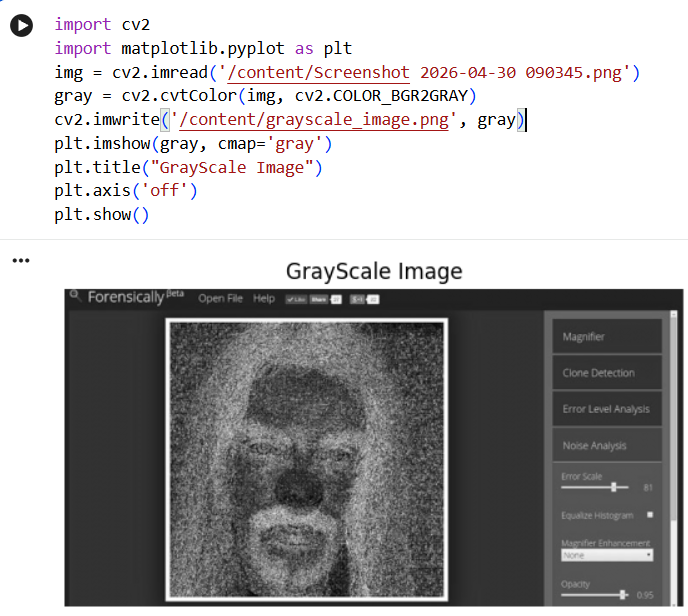
#> input picture exp1.png, 688 x 616 px
$ jupyter execute 'EXP 20.ipynb'
#> lines starting #> are read from the running program, lines starting #| are printed output that depends on the picture; after the words box and inside, x2 and y2 are one past the last pixel; in counts of white or black regions, pixels touching at a corner belong together
[cell 1]
import cv2
import numpy as np
import matplotlib.pyplot as plt
from google.colab import files

# Upload image
file = list(files.upload().keys())[0]
#> the answer given: exp1.png

# Read original color image
img = cv2.imread(file)
#> img is the input picture: shape (616, 688, 3); mean B, G, R 168.3, 168, 169

# Convert BGR to RGB
img_rgb = cv2.cvtColor(img, cv2.COLOR_BGR2RGB)

# Convert to grayscale
gray = cv2.cvtColor(img, cv2.COLOR_BGR2GRAY)
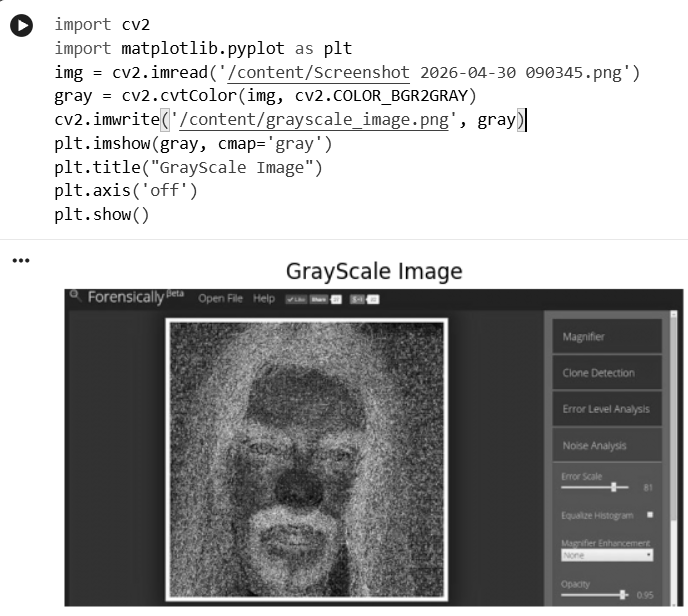
#> gray: shape (616, 688); min 0, max 255, mean 168.3

# Convert to binary image
_, binary = cv2.threshold(gray, 127, 255, cv2.THRESH_BINARY)
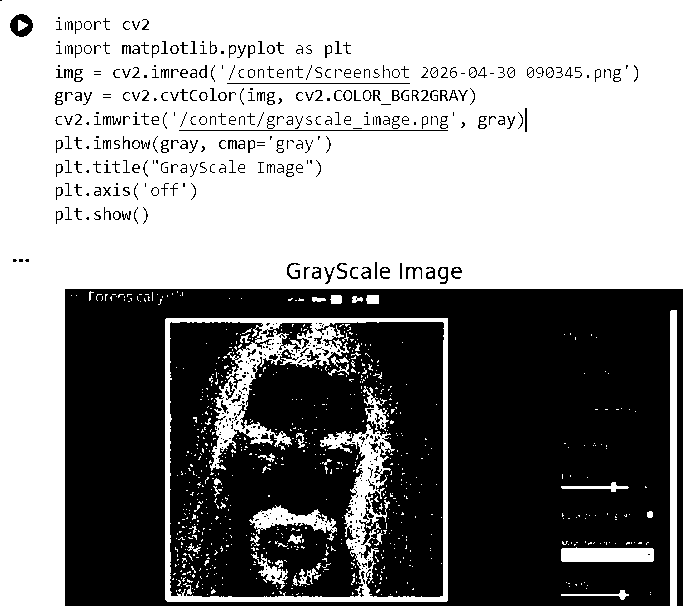
#> binary: shape (616, 688); 57.2% white; 503 black regions (265 under 20 px), largest, box (x1, y1, x2, y2) and area: (65, 289, 683, 606) 111086, (170, 322, 444, 597) 60001, (261, 323, 313, 353) 625

# Create kernel
kernel = np.ones((5,5), np.uint8)

# Apply dilation
dilated = cv2.dilate(binary, kernel, iterations=1)
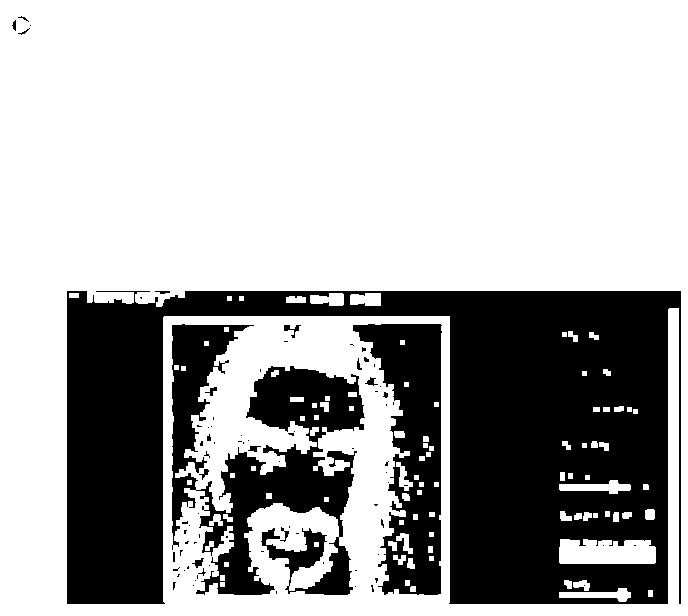
#> dilated: shape (616, 688); 67.6% white; 83 black regions (66 under 20 px), largest, box (x1, y1, x2, y2) and area: (67, 291, 681, 604) 99679, (172, 324, 365, 595) 23644, (353, 324, 442, 595) 13052

# Display images
plt.figure(figsize=(10,5))

# Original Color Image
plt.subplot(1,2,1)
plt.title("Original Image")
plt.imshow(img_rgb)
plt.axis('off')

# Dilated Output
plt.subplot(1,2,2)
plt.title("Dilated Image")
plt.imshow(dilated, cmap='gray')
plt.axis('off')

plt.show()
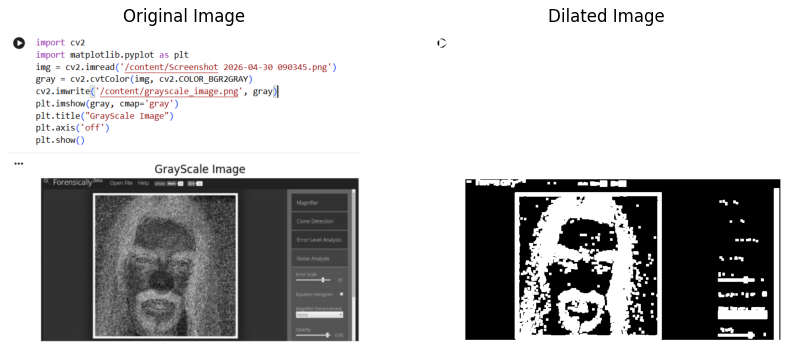
#> figure drawn by matplotlib, 2 panels

$ run again, on exp3.png
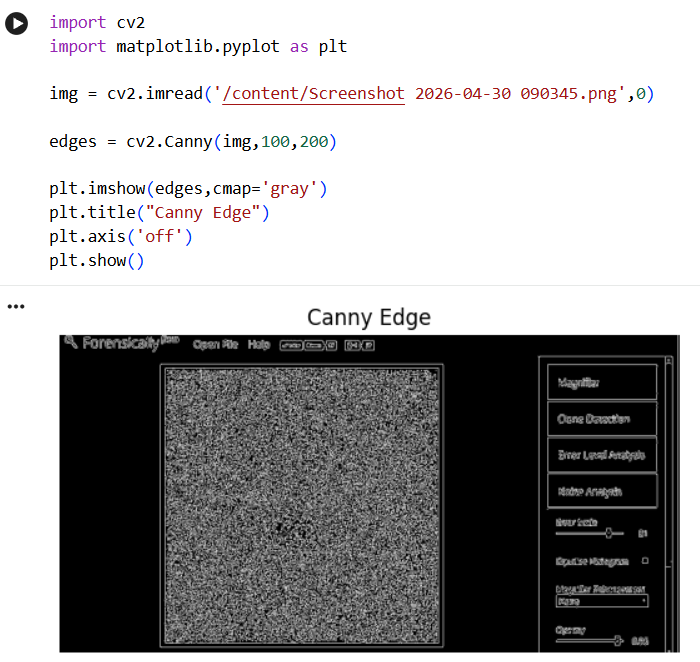
#> input picture exp3.png, 700 x 662 px
#> img is the input picture: shape (662, 700, 3); mean B, G, R 162.3, 162.1, 162.6
#> `_, binary = cv2.threshold(gray, 127, 255, cv2.THRESH_BINARY)`:
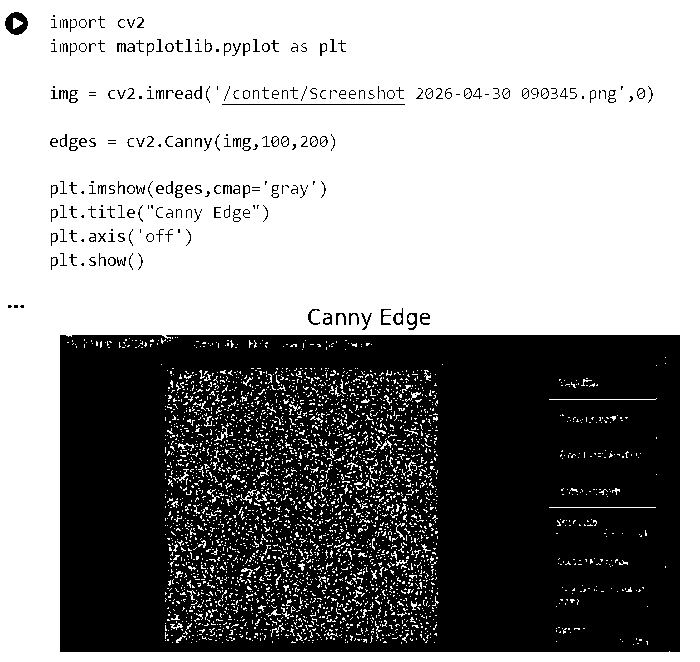
#> binary: shape (662, 700); 59.3% white; 239 black regions (70 under 20 px), largest, box (x1, y1, x2, y2) and area: (60, 335, 680, 652) 182042, (5, 12, 28, 35) 332, (222, 104, 405, 105) 183
#> dilated: shape (662, 700); 75.6% white; 495 black regions (442 under 20 px), largest, box (x1, y1, x2, y2) and area: (62, 337, 678, 650) 109112, (233, 610, 254, 636) 90, (170, 485, 184, 496) 73
#> `plt.show()`:
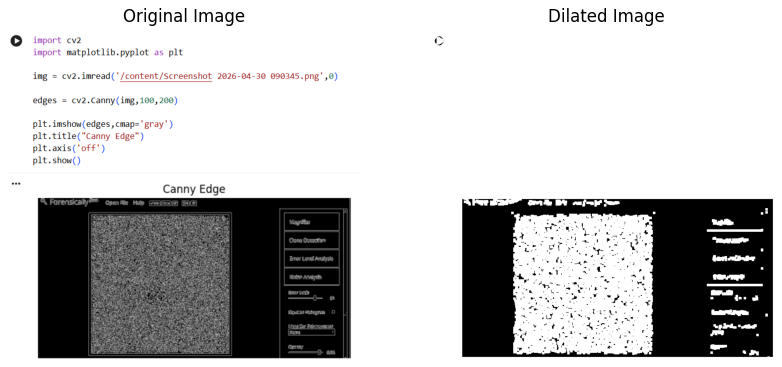
#> figure drawn by matplotlib, 2 panels

$ run again, on exp4.png
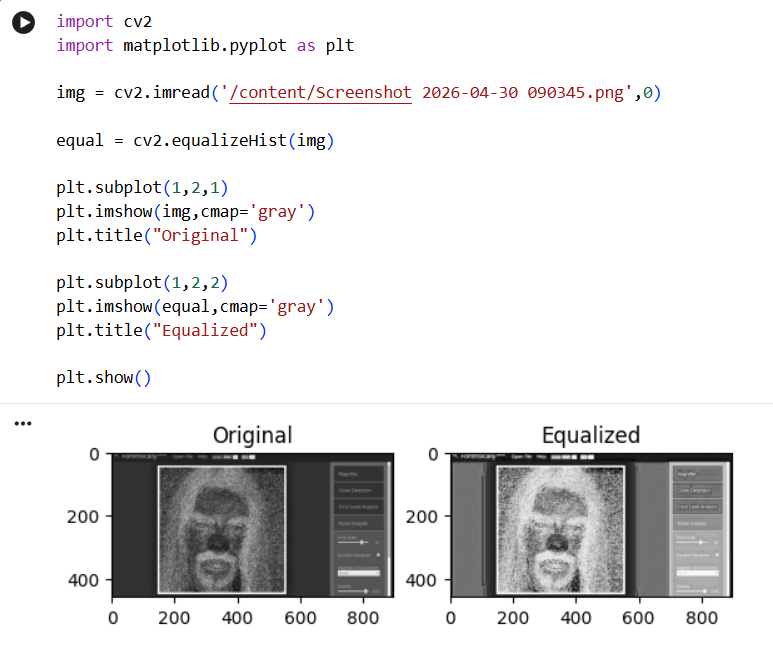
#> input picture exp4.png, 773 x 646 px
#> img is the input picture: shape (646, 773, 3); mean B, G, R 225.2, 224.9, 225.5
#> `_, binary = cv2.threshold(gray, 127, 255, cv2.THRESH_BINARY)`:
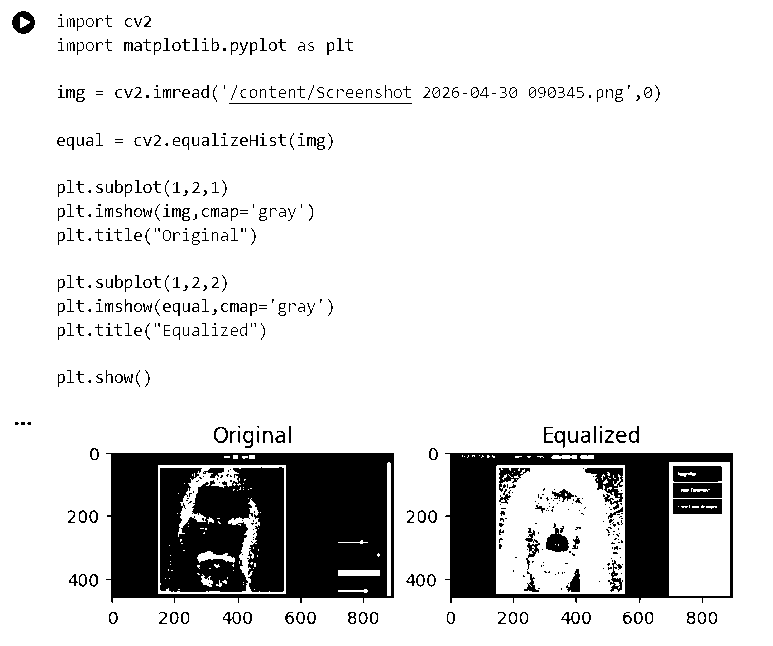
#> binary: shape (646, 773); 86.4% white; 525 black regions (242 under 20 px), largest, box (x1, y1, x2, y2) and area: (106, 453, 394, 603) 23607, (445, 453, 733, 603) 16077, (160, 467, 284, 592) 12793
#> dilated: shape (646, 773); 91.6% white; 22 black regions (9 under 20 px), largest, box (x1, y1, x2, y2) and area: (113, 455, 392, 596) 19712, (452, 455, 731, 596) 12356, (162, 470, 282, 590) 8357
#> `plt.show()`:
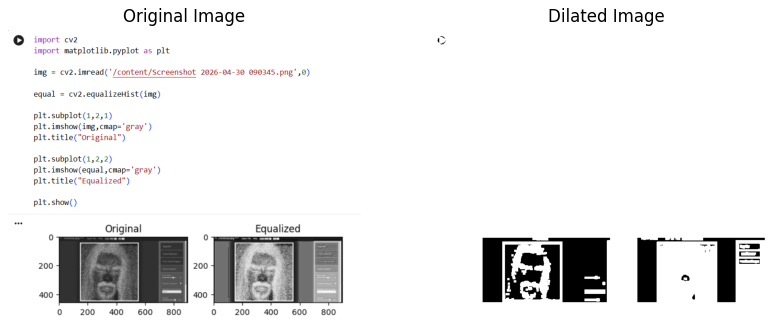
#> figure drawn by matplotlib, 2 panels

$ run again, on exp5.png
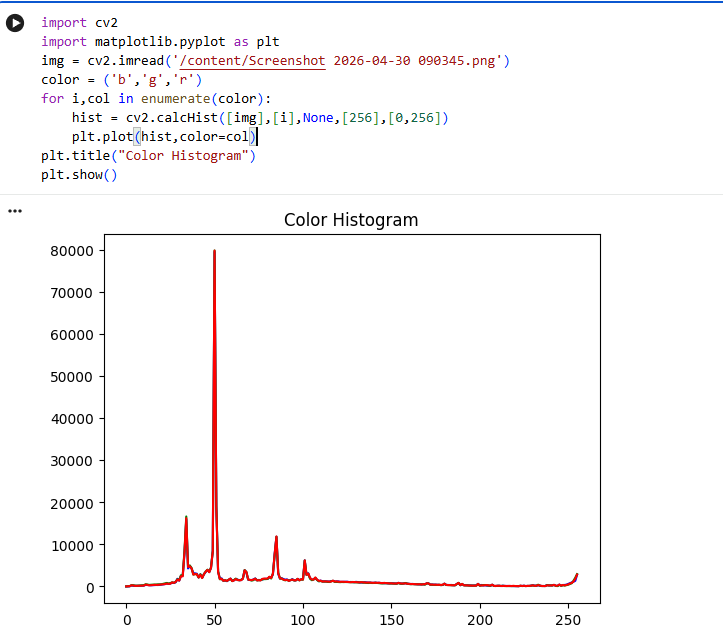
#> input picture exp5.png, 723 x 635 px
#> img is the input picture: shape (635, 723, 3); mean B, G, R 248.6, 248, 249.5
#> `_, binary = cv2.threshold(gray, 127, 255, cv2.THRESH_BINARY)`:
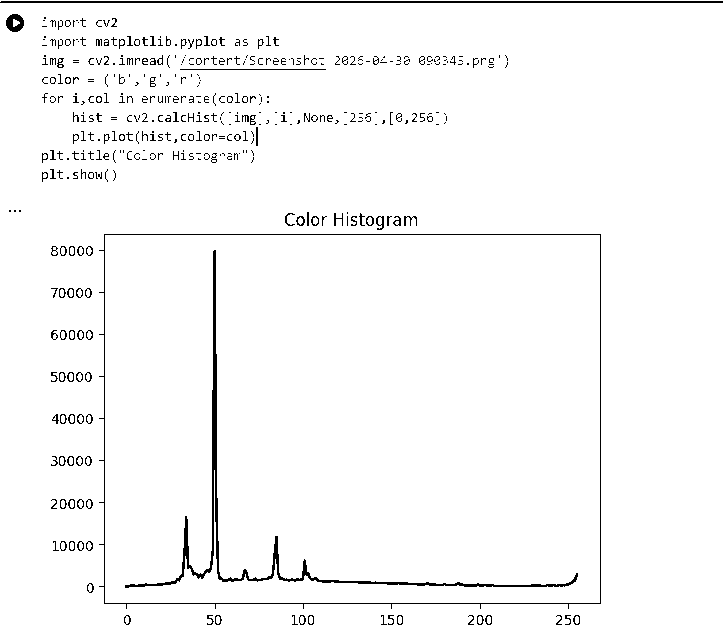
#> binary: shape (635, 723); 97.2% white; black in thin lines or dots
#> dilated: shape (635, 723); 100% white; black in thin lines or dots, all inside (x1, y1, x2, y2) = (8, 16, 277, 557)
#> `plt.show()`:
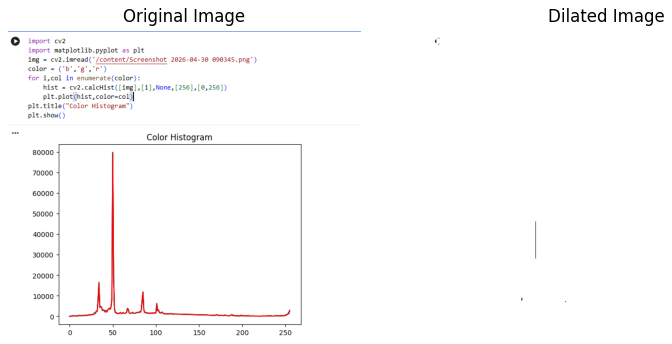
#> figure drawn by matplotlib, 2 panels
